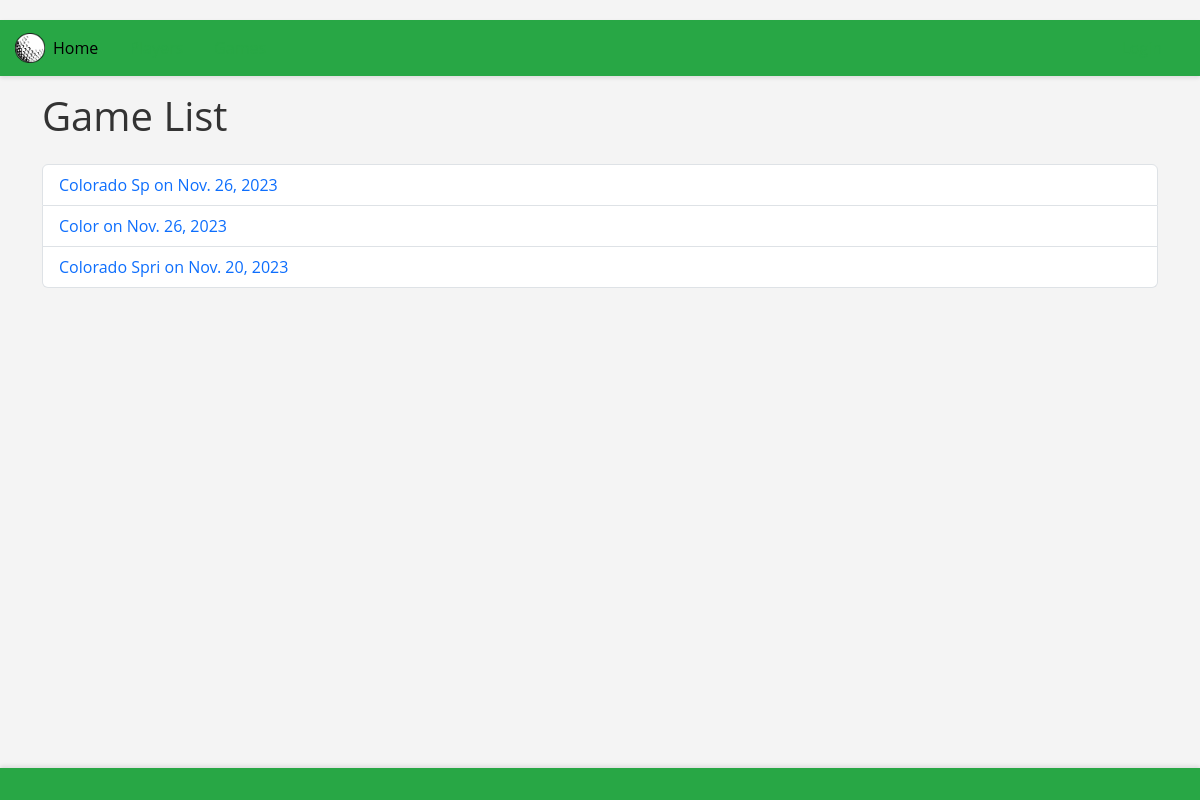
The page /games/ on the database as committed earlier.
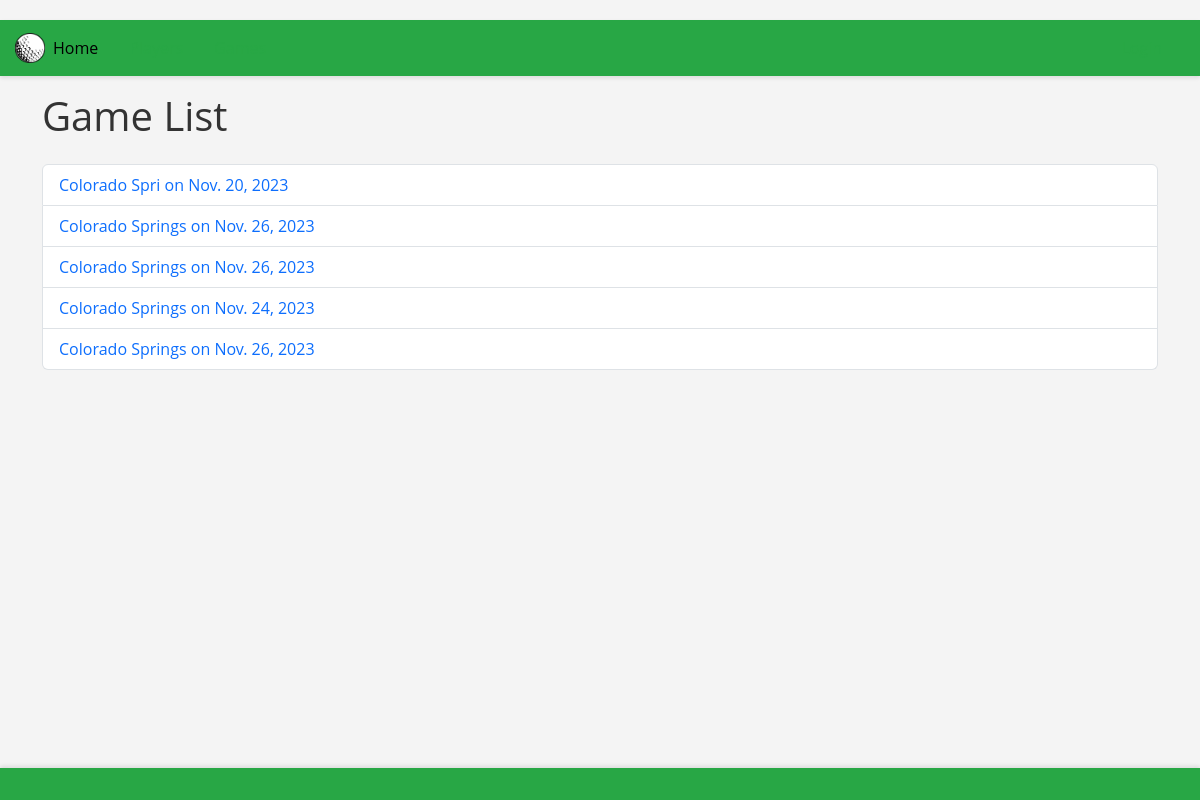
The same page on the database as committed later.
### golf_app/models.py (models this page shows, shortened)
class Game(models.Model):
    date = models.DateField()
    course_name = models.CharField(max_length=200)
    players = models.ManyToManyField('Player', through='PlayerGameScore', related_name='games')

### golf_app/views.py (the view)
# urls.py: path('games/', views.GameListView.as_view(), name='game-list'),
class GameListView(generic.ListView):
    model = Game
    context_object_name = 'game_list'
    template_name = 'game_list.html'

### golf_app/templates/golf_app/game_list.html (shortened to what this page needs)
{% extends 'golf_app/base_template.html' %}
{% block content %}
<div class="container mt-3">
    <h1 class="mb-4">Game List</h1>
    <ul class="list-group">
        {% for game in game_list %}
            <li class="list-group-item">
                <div class="d-flex justify-content-between align-items-center">
                    <span>
                        <a href="{% url 'game-detail' game.id %}" class="text-decoration-none">{{ game.course_name }} on {{ game.date }}</a>
                    </span>
                </div>
            </li>
        {% empty %}
            <li class="list-group-item">No games available.</li>
        {% endfor %}
    </ul>
</div>
{% endblock %}

### golf_app/templates/golf_app/base_template.html (shortened to what this page needs)
{% load static %}
<!DOCTYPE html>
<html lang="en">
<head>
    {% load bootstrap5 %}
    {% bootstrap_css %}
</head>
<body class="d-flex flex-column" style="min-height: 100vh;">
    <nav class="navbar navbar-expand-lg navbar-light">
        <div class="container-fluid">
            <img src="{% static 'images/golf_logo.png' %}" alt="Golf Logo" width="30" height="30" class="d-inline-block align-top">
            <div class="collapse navbar-collapse" id="navbarNav">
                <ul class="navbar-nav">
                    <li class="nav-item">
                        <a class="nav-link active accent-text" aria-current="page" href="{% url 'index' %}">Home</a>
                    </li>
                    <li class="nav-item">
                        <a class="nav-link accent-text" href="{% url 'player-list' %}">Players</a>
                    </li>
                    <li class="nav-item">
                        <a class="nav-link accent-text" href="{% url 'game-list' %}">Games</a>
                    </li>
                </ul>
            </div>
            <div class="ml-auto">
                <ul class="navbar-nav">
                    {% if user.is_authenticated %}
                        <li class="nav-item">
                            <a class="nav-link accent-text" href="{% url 'logout' %}">Logout</a>
                        </li>
                    {% else %}
                        <li class="nav-item">
                            <a class="nav-link accent-text" href="{% url 'login' %}">Login</a>
                        </li>
                    {% endif %}
                </ul>
            </div>
        </div>
    </nav>
    <main role="main" class="flex-shrink-0">
        {% block content %}{% endblock %}
    </main>
    <footer class="footer mt-auto py-3">
    </footer>
</body>
</html>

### golf_app/templates/golf_app/base_template.html (style rules this page uses)
body { font-family: 'Open Sans', sans-serif; background-color: #f4f4f4; color: #333; padding-top: 20px; }
.navbar { background-color: #28a745; box-shadow: 0 2px 4px rgba(0, 0, 0, 0.1); }
.navbar-brand, .nav-link { color: #fff; }
.nav-link { margin-right: 15px; }
.footer { background-color: #28a745; box-shadow: 0 -2px 4px rgba(0, 0, 0, 0.1); }
.container-fluid { padding: 0 15px; }
.accent-text { color: #28a745; }

Rows that differ between the two databases and show on the page:
removed Game: course_name "Colorado Sp", date "Nov. 26, 2023"
removed Game: course_name "Color", date "Nov. 26, 2023"
added Game: course_name "Colorado Springs", date "Nov. 26, 2023"
added Game: course_name "Colorado Springs", date "Nov. 26, 2023"
added Game: course_name "Colorado Springs", date "Nov. 24, 2023"
added Game: course_name "Colorado Springs", date "Nov. 26, 2023"
